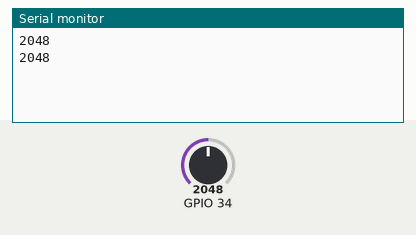
Recording of a sketch running on a simulated ESP32. Parts: the last lines printed to the serial monitor. The inputs (shaded band) are chosen by the test bench; at power-on: GPIO 34 = 2048.

Above: at 1.8 s.
1.9 s: GPIO 34 set to 2866
At 2.8 s:
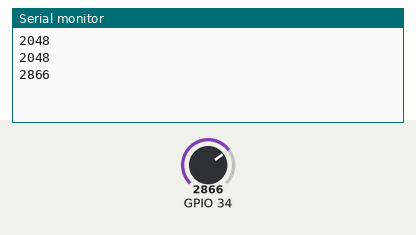
3.4 s: GPIO 34 set to 3603
At 4.5 s:
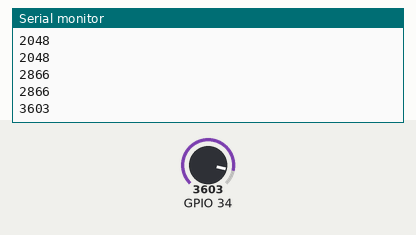
Timing chart, 0 to 6.4 s (numbered marks = the images above; inputs shaded):
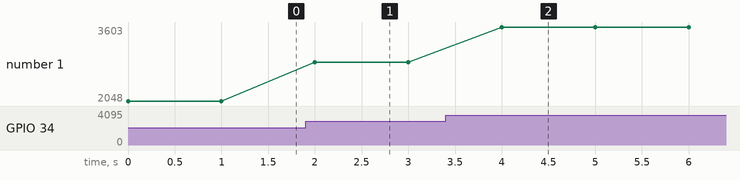

The sketch:

Pin_Test.ino
```cpp
int val;
void setup()
{
  Serial.begin(9600);
  pinMode(34,INPUT);

 }

 void loop(){
  val=analogRead(34);
  Serial.println(val);
  delay(1000);
  }
```

Measured:
- after the input at 1.9 s, the serial monitor: prints a new line after 0.10 s (image 1)
- after the input at 3.4 s, the serial monitor: prints a new line after 0.60 s (image 2)
- plotted number 1: 2048 → 2866 after the input at 1.9 s, 2866 → 3603 after the input at 3.4 s
